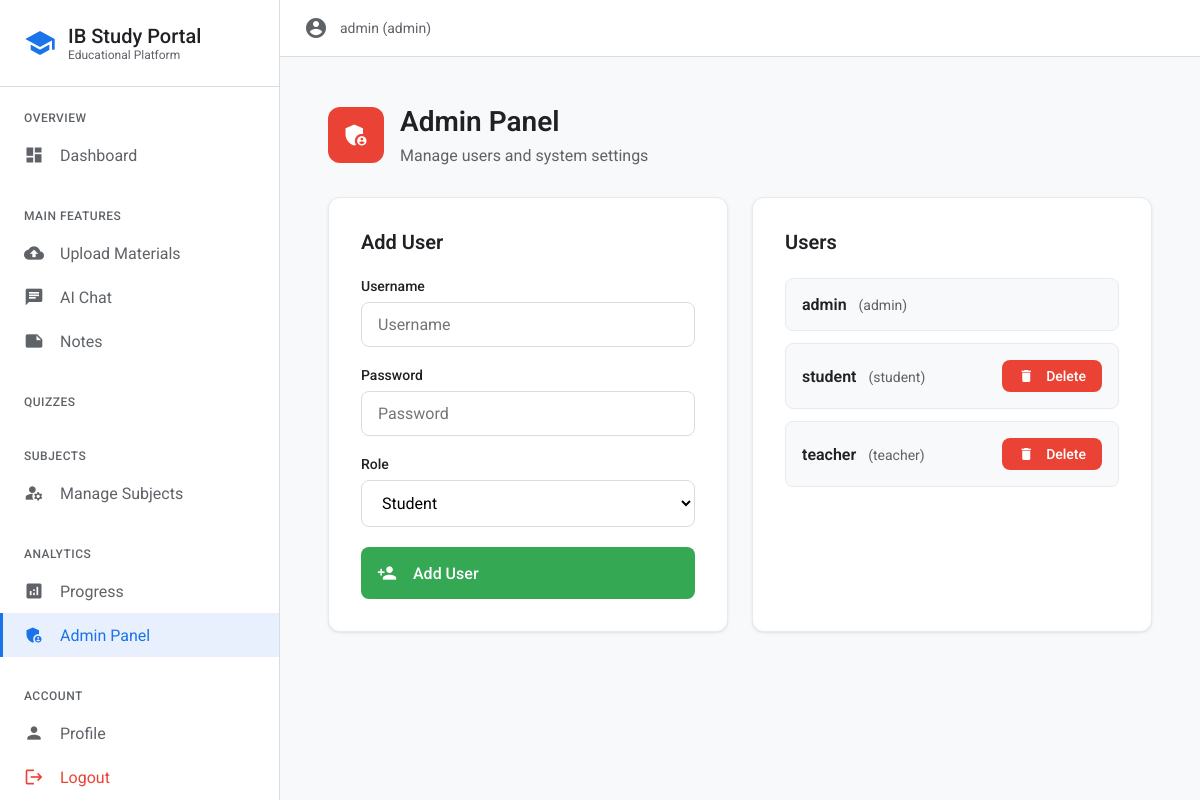
Page /admin (signed in) on the earlier database version.
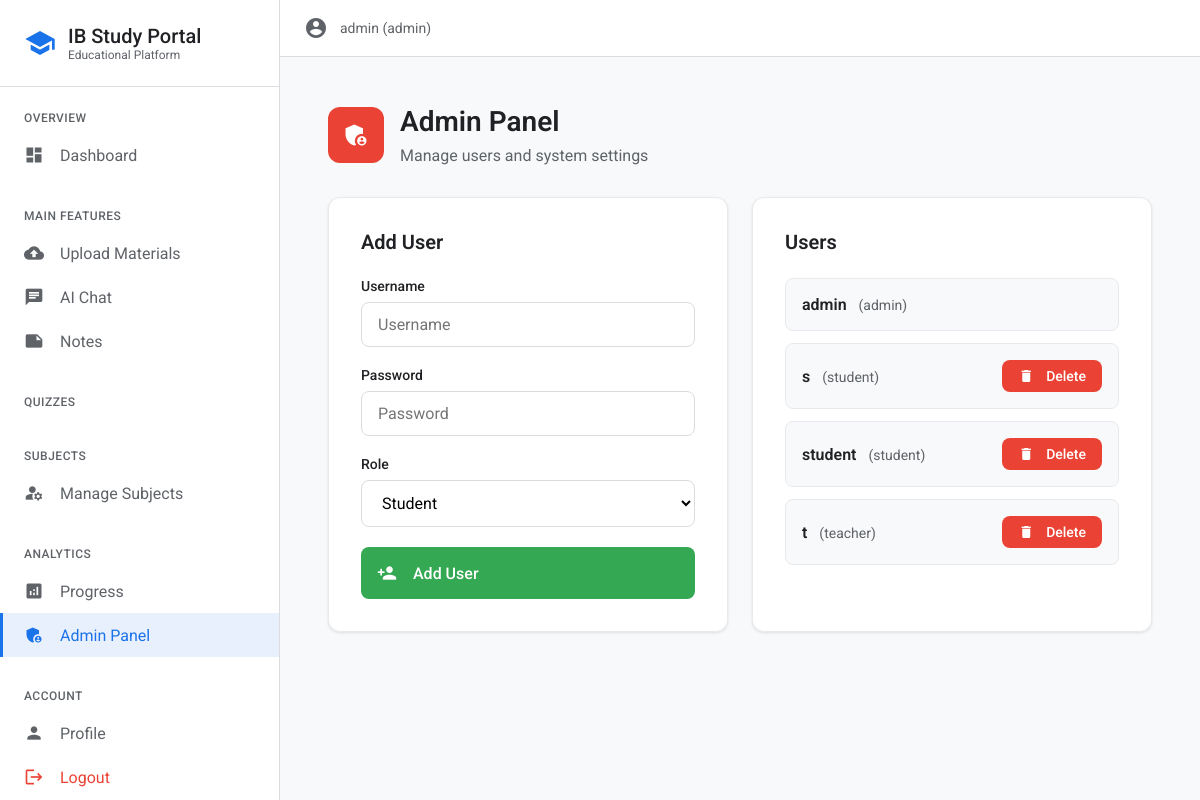
Same page on the later database version.
### tables this page shows
CREATE TABLE users (id INTEGER PRIMARY KEY AUTOINCREMENT,username TEXT UNIQUE NOT NULL,password_hash TEXT NOT NULL,role TEXT NOT NULL DEFAULT 'student');

### auth.py (the view)
	def wrapper(*args,**kwargs):
		if 'user_id' not in session:
			flash('Login required','error')
			return redirect(url_for('login'))
		if session.get('role')!='admin':
			flash('Only admin can access this','error')
			return redirect(url_for('login'))
		return f(*args,**kwargs)

### app.py (called while the page is built, shortened)
@app.route('/admin',methods=['GET','POST'])
@admin_required
def admin():
	users,subjects=get_all_users(),get_subjects()
	return render_template('admin.html',users=users,all_subjects=subjects)

### auth.py (called while the page is built)
def admin_required(f):
	def wrapper(*args,**kwargs):
		if 'user_id' not in session:
			flash('Login required','error')
			return redirect(url_for('login'))
		if session.get('role')!='admin':
			flash('Only admin can access this','error')
			return redirect(url_for('login'))
		return f(*args,**kwargs)
	wrapper.__name__=f.__name__
	return wrapper

### db.py (called while the page is built)
def get_db_connection():return sqlite3.connect(DATABASE)

def get_all_users():
	conn=get_db_connection()
	cursor=conn.cursor()
	cursor.execute('SELECT id, username, role FROM users ORDER BY username')
	users=[{'id':row[0],'username':row[1],'role':row[2]} for row in cursor.fetchall()]
	conn.close()
	return users

def get_subjects():
	conn=get_db_connection()
	cursor=conn.cursor()
	cursor.execute('SELECT * FROM subjects ORDER BY name')
	subjects=[{'id':row[0],'name':row[1]} for row in cursor.fetchall()]
	conn.close()
	return subjects

### templates/admin.html (shortened to what this page needs)
{% extends "base.html" %}
{% block content %}
<div style="max-width: 1000px; margin: 0 auto; padding: 24px;">
    <div style="display: flex; align-items: center; gap: 16px; margin-bottom: 32px;">
        <div style="width: 56px; height: 56px; background: #ea4335; border-radius: 12px; display: flex; align-items: center; justify-content: center;">
            <span class="material-icons" style="font-size: 28px; color: white;">admin_panel_settings</span>
        </div>
        <div>
            <h1 style="margin: 0 0 8px 0; font-size: 28px; font-weight: 600; color: #202124;">Admin Panel</h1>
            <p style="margin: 0; color: #5f6368; font-size: 16px;">Manage users and system settings</p>
        </div>
    </div>
    <div style="display: grid; grid-template-columns: repeat(auto-fit, minmax(400px, 1fr)); gap: 24px;">
        <div style="background: white; padding: 32px; border-radius: 12px; border: 1px solid #e8eaed; box-shadow: 0 1px 3px rgba(0,0,0,0.1);">
            <h2 style="margin: 0 0 24px 0; font-size: 20px; font-weight: 600; color: #202124;">Add User</h2>
            <form method="POST" action="{{ url_for('admin') }}" style="display: flex; flex-direction: column; gap: 20px;">
                <div>
                    <label style="display: block; font-weight: 500; margin-bottom: 8px; color: #202124; font-size: 14px;">Username</label>
                    <input type="text" name="username" required placeholder="Username" class="google-input">
                </div>
                <div>
                    <label style="display: block; font-weight: 500; margin-bottom: 8px; color: #202124; font-size: 14px;">Password</label>
                    <input type="password" name="password" required placeholder="Password" class="google-input">
                </div>
                <div>
                    <label style="display: block; font-weight: 500; margin-bottom: 8px; color: #202124; font-size: 14px;">Role</label>
                    <select name="role" id="roleSelect" class="google-input">
                        <option value="student">Student</option>
                    </select>
                </div>
                <button type="submit" class="google-button" style="width: 100%; padding: 16px; font-size: 16px; background: #34a853;">
                    <span class="material-icons" style="font-size: 20px; margin-right: 8px;">person_add</span>
                    Add User
                </button>
            </form>
        </div>
        <div style="background: white; padding: 32px; border-radius: 12px; border: 1px solid #e8eaed; box-shadow: 0 1px 3px rgba(0,0,0,0.1);">
            <h2 style="margin: 0 0 24px 0; font-size: 20px; font-weight: 600; color: #202124;">Users</h2>
            <div style="display: flex; flex-direction: column; gap: 12px; max-height: 400px; overflow-y: auto;">
                {% for user in users %}
                    <div style="background: #f8f9fa; border: 1px solid #e8eaed; border-radius: 8px; padding: 16px; display: flex; justify-content: space-between; align-items: center;">
                        <div>
                            <span style="color: #202124; font-weight: 600; font-size: 16px;">{{ user.username }}</span>
                            <span style="color: #5f6368; font-size: 14px; margin-left: 8px;">({{ user.role }})</span>
                        </div>
                        {% if user.id != session.user_id %}
                            <a href="{{ url_for('delete_user_route', user_id=user.id) }}"
                               class="google-button" style="background: #ea4335; padding: 8px 16px; font-size: 14px; text-decoration: none;"
                               onclick="return confirm('Delete user {{ user.username }}?')">
                                <span class="material-icons" style="font-size: 16px; margin-right: 4px;">delete</span>
                                Delete
                            </a>
                        {% endif %}
                    </div>
                {% endfor %}
            </div>
        </div>
    </div>
</div>
{% endblock %}

### templates/base.html (shortened to what this page needs)
<!DOCTYPE html>
<html lang="en">
<head>
</head>
<body>
    <div class="app-layout">
        <nav class="sidebar" id="sidebar">
            <div class="sidebar-header">
                <span class="material-icons" style="color: #1a73e8; font-size: 32px;">school</span>
                <div>
                    <h1 style="margin: 0; font-size: 20px; font-weight: 500; color: #202124;">IB Study Portal</h1>
                    <p style="margin: 0; font-size: 12px; color: #5f6368;">Educational Platform</p>
                </div>
            </div>
            <div class="sidebar-nav">
                {% if session.user_id %}
                    {% if session.role in ['admin', 'teacher'] %}
                    <div class="nav-section">
                        <div class="nav-section-title">Overview</div>
                        <a href="{{ url_for('dashboard') }}" class="nav-item">
                            <span class="material-icons nav-item-icon">dashboard</span>
                            Dashboard
                        </a>
                    </div>
                    {% endif %}
                    <div class="nav-section">
                        <div class="nav-section-title">Main Features</div>
                        {% if session.role != 'student' %}
                        <a href="{{ url_for('upload') }}" class="nav-item">
                            <span class="material-icons nav-item-icon">cloud_upload</span>
                            Upload Materials
                        </a>
                        {% endif %}
                        <a href="{{ url_for('chat') }}" class="nav-item">
                            <span class="material-icons nav-item-icon">chat</span>
                            AI Chat
                        </a>
                        <a href="{{ url_for('notes') }}" class="nav-item">
                            <span class="material-icons nav-item-icon">note</span>
                            Notes
                        </a>
                    </div>
                    <div class="nav-section">
                        <div class="nav-section-title">Quizzes</div>
                    </div>
                    <div class="nav-section">
                        <div class="nav-section-title">Subjects</div>
                        {% if session.role == 'admin' %}
                        <a href="{{ url_for('manage_subjects') }}" class="nav-item">
                            <span class="material-icons nav-item-icon">manage_accounts</span>
                            Manage Subjects
                        </a>
                        {% else %}
                        <a href="{{ url_for('subjects') }}" class="nav-item">
                            <span class="material-icons nav-item-icon">subject</span>
                            My Subjects
                        </a>
                        {% endif %}
                    </div>
                    {% if session.role in ['admin', 'teacher'] %}
                    <div class="nav-section">
                        <div class="nav-section-title">Analytics</div>
                        <a href="{{ url_for('progress') }}" class="nav-item">
                            <span class="material-icons nav-item-icon">analytics</span>
                            Progress
                        </a>
                        {% if session.role == 'admin' %}
                        <a href="{{ url_for('admin') }}" class="nav-item">
                            <span class="material-icons nav-item-icon">admin_panel_settings</span>
                            Admin Panel
                        </a>
                        {% endif %}
                    </div>
                    {% endif %}
                    <div class="nav-section">
                        <div class="nav-section-title">Account</div>
                        <a href="{{ url_for('profile') }}" class="nav-item">
                            <span class="material-icons nav-item-icon">person</span>
                            Profile
                        </a>
                        <a href="{{ url_for('logout') }}" class="nav-item" style="color: #ea4335;">
                            <span class="material-icons nav-item-icon">logout</span>
                            Logout
                        </a>
                    </div>
                {% endif %}
            </div>
        </nav>
        <main class="main-content">
            <div class="content-header">
                {% if session.user_id %}
                <div style="display: flex; align-items: center; gap: 12px;">
                    <span class="material-icons" style="color: #5f6368;">account_circle</span>
                    <span style="color: #5f6368; font-size: 14px;">{{ session.username }} ({{ session.role }})</span>
                </div>
                {% endif %}
            </div>
            <div class="content-body">
                {% block content %}{% endblock %}
            </div>
        </main>
    </div>
</body>
</html>

### templates/base.html (style rules this page uses)
* { font-family: 'Roboto', sans-serif; box-sizing: border-box; }
body { margin: 0; padding: 0; background: #f8f9fa; color: #202124; overflow-x: hidden; }
.material-icons { font-family: 'Material Icons'; font-weight: normal; font-style: normal; font-size: 24px; line-height: 1; letter-spacing: normal; text-transform: none; display: inline-block; white-space: nowrap; word-wrap: normal; direction: ltr; }
.google-button { background: #1a73e8; color: white; border: none; border-radius: 8px; padding: 12px 20px; font-size: 14px; font-weight: 500; cursor: pointer; transition: all 0.2s ease; display: inline-flex; align-items: center; gap: 8px; text-decoration: none; }
.google-input { border: 1px solid #dadce0; border-radius: 8px; padding: 12px 16px; font-size: 16px; width: 100%; transition: all 0.2s ease; background: #ffffff; }
.app-layout { display: flex; min-height: 100vh; }
.sidebar { width: 280px; background: #ffffff; border-right: 1px solid #dadce0; display: flex; flex-direction: column; position: fixed; height: 100vh; left: 0; top: 0; z-index: 1000; transition: transform 0.3s cubic-bezier(0.4, 0.0, 0.2, 1); overflow-y: auto; }
.sidebar-header { padding: 24px; border-bottom: 1px solid #dadce0; display: flex; align-items: center; gap: 12px; }
.sidebar-nav { flex: 1; padding: 16px 0; }
.nav-section { margin-bottom: 24px; }
.nav-section-title { padding: 8px 24px; font-size: 12px; font-weight: 500; color: #5f6368; text-transform: uppercase; letter-spacing: 0.5px; }
.nav-item { display: flex; align-items: center; padding: 12px 24px; color: #5f6368; text-decoration: none; transition: all 0.2s cubic-bezier(0.4, 0.0, 0.2, 1); position: relative; }
.nav-item.active { background: #e8f0fe; color: #1a73e8; }
.nav-item.active::before { content: ''; position: absolute; left: 0; top: 0; bottom: 0; width: 3px; background: #1a73e8; }
.nav-item-icon { margin-right: 16px; font-size: 20px; }
.main-content { flex: 1; margin-left: 280px; min-height: 100vh; background: #f8f9fa; transition: margin-left 0.3s cubic-bezier(0.4, 0.0, 0.2, 1); }
.content-header { background: #ffffff; border-bottom: 1px solid #dadce0; padding: 16px 24px; display: flex; align-items: center; justify-content: between; position: sticky; top: 0; z-index: 100; }
.content-body { padding: 24px; }
.ripple { position: relative; overflow: hidden; }
.ripple::before { content: ''; position: absolute; top: 50%; left: 50%; width: 0; height: 0; border-radius: 50%; background: rgba(255,255,255,0.3); transform: translate(-50%, -50%); transition: width 0.6s, height 0.6s; }

Differences in the rows shown:
removed users: username "teacher", role "teacher"
added users: username "s", role "student"
added users: username "t", role "teacher"
